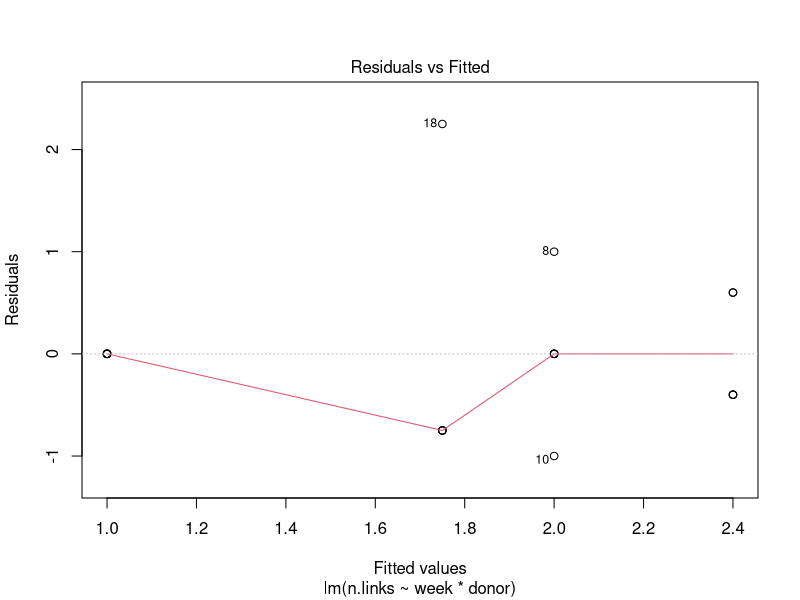
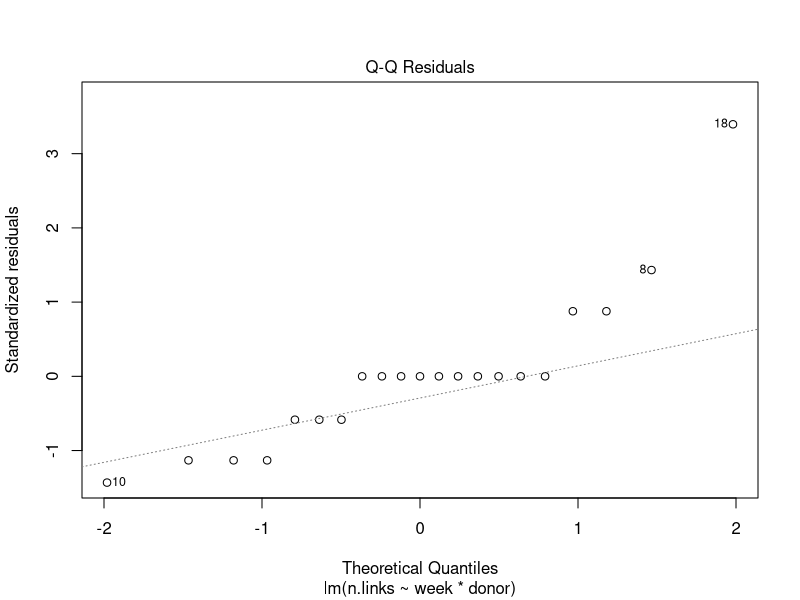
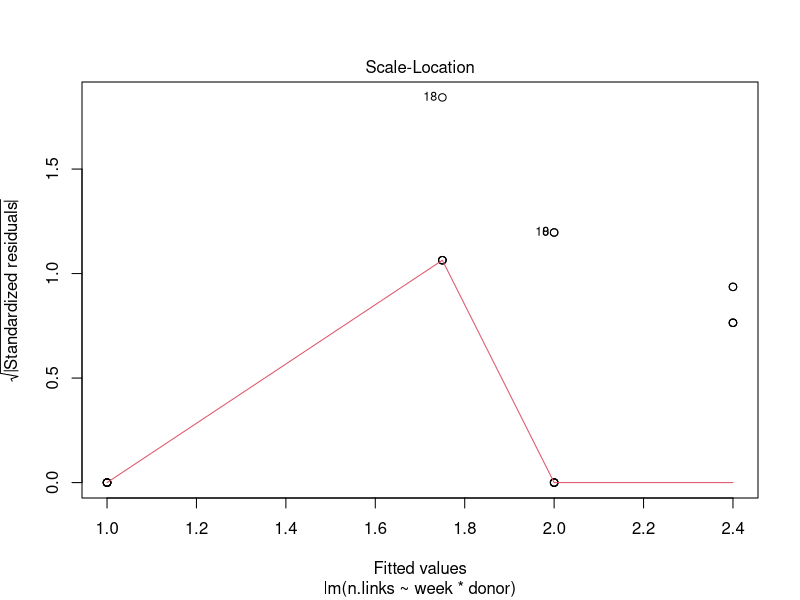
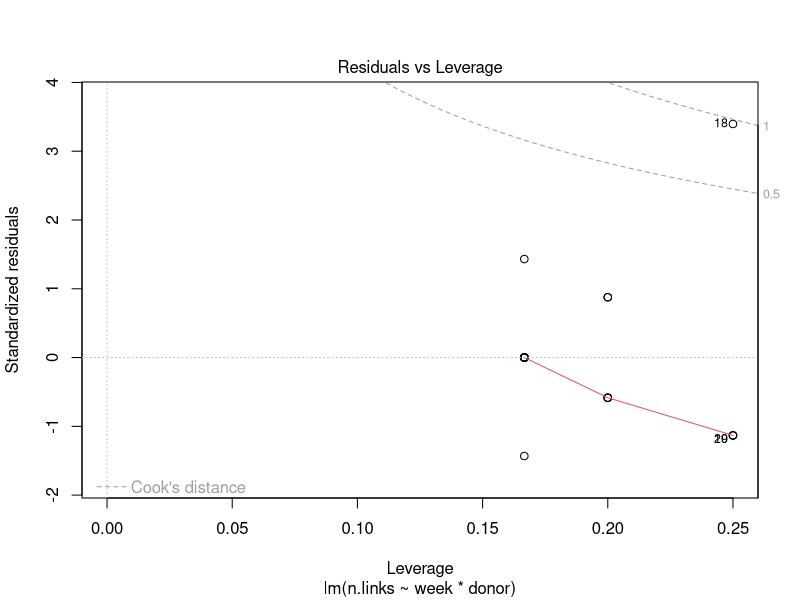
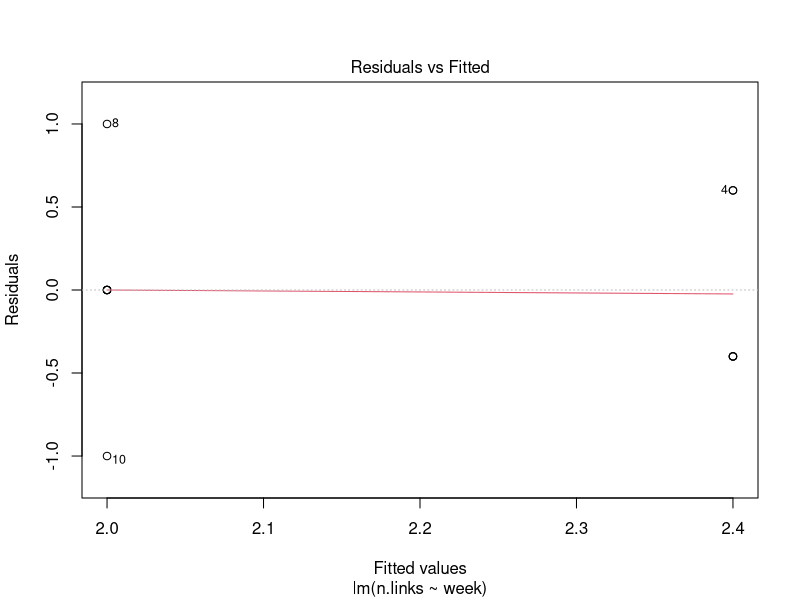
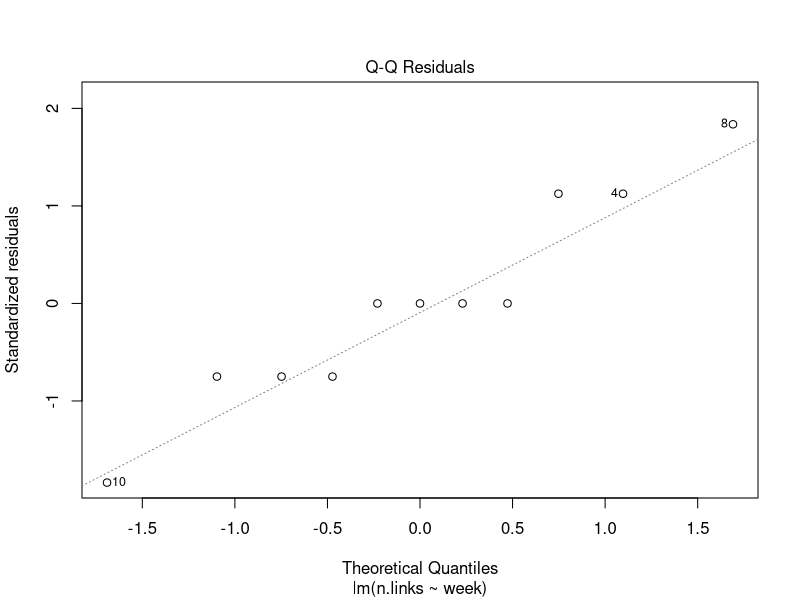
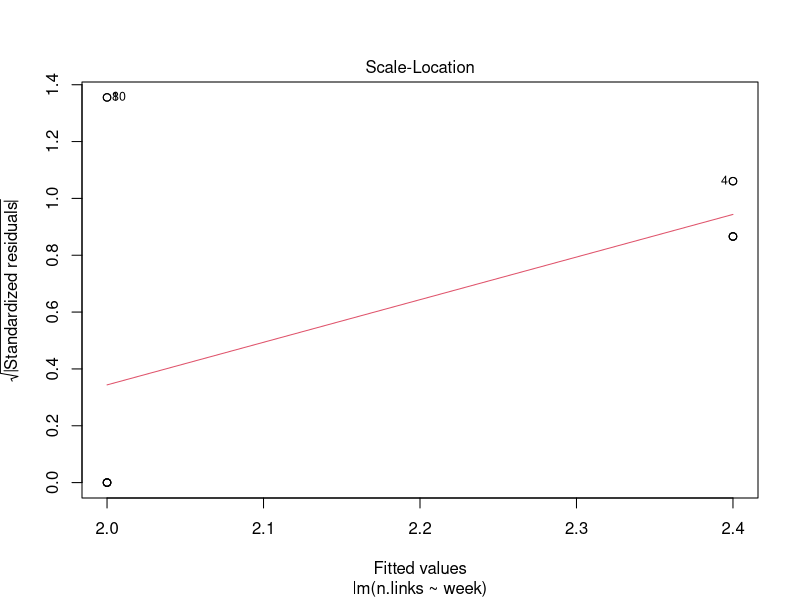
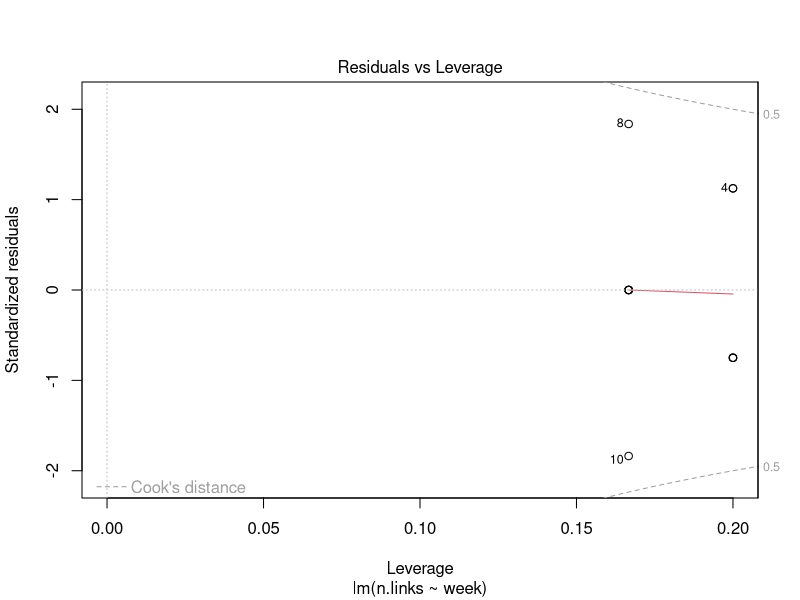

These figures' R source, in order: (Note: this script raises an error after producing the figures.)
library(tidyverse)
library(vegan)
networkData = read.csv("evonet.csv", header = T)
networkData[is.na(networkData)] = 0

networkData<-networkData%>%
  transform(
            n.links =rowSums(networkData[,c("at","ot","pt","st","vt")]!= 0),
            Gq=2^(diversity(select(networkData, at,ot,pt,st,vt))))

# full model
mod <- lm(n.links~week*donor, data=networkData)

summary(mod)
par(mfrow= c(1,1))
plot(mod) 


# analyse seperately
# just o
od = networkData[networkData$donor == "od",]
mod2 <- lm(Gq~week, data=od)
mod2 <- lm(n.links~week, data=od) #n.links model looks better
summary(mod2)
plot(mod2) 

# just o
pc = networkData[networkData$donor == "pc",]
mod2 <- lm(n.links~week, data=pc)
mod2 <- glm(n.links~week, data=pc, family=poisson)
summary(mod2)
plot(mod2) 

require(nlme)

#try to account for the difference in variance between treatment groups
mod2<-gls(n.links~week,weights=varIdent(form=~1|week),data=pc) #error doesn't seem to work, maybe not enough data

#binomial model 
lost<-cbind(pc$donorLost,pc$donorGFP)
mod.b <- glm(lost~week, data=pc, family=quasibinomial) #overdispersed therefore quasibiomial 

summary(mod.b)
plot(mod.b) #looking good
library(car)
Anova(mod.b)

# without outlier
od = networkData[networkData$donor == "od",]
mod3 <- lm(n.links~week, data=od[od$Gq < 1.3,])
summary(mod3)
plot(mod3) 
